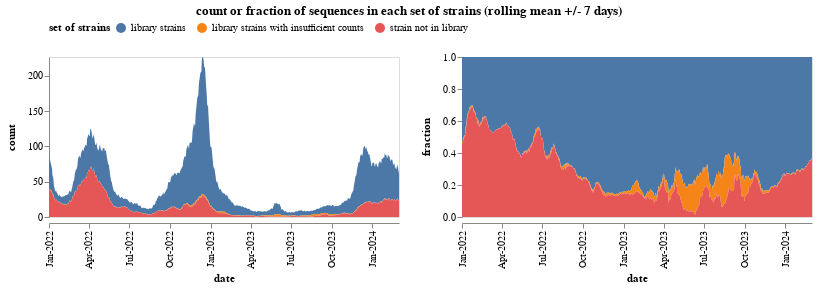

Notebook source saved alongside this figure:
### Markdown cell above
Plot number of strains in each group as a function of date:

### Code cell
# we create an integer days columns so we can impute missing days
grouped_counts_by_date = (
    filtered_counts_by_date
    .assign(
        set_of_strains=lambda x: x["variant"].map(
            lambda v: (
                "library strains"
                if v not in {INSUFFICIENT_COUNTS, NOT_IN_LIBRARY}
                else v
            ),
        )
    )
    .groupby(["set_of_strains", "date"], as_index=False)
    .aggregate({"sequences": "sum"})
)

grouped_counts_by_date_chart = (
    alt.Chart(grouped_counts_by_date)
    .transform_window(
        count="mean(sequences)",
        groupby=["set_of_strains"],
        frame=[-plot_window_frame_days, plot_window_frame_days],
    )
    .transform_joinaggregate(total_count="sum(count)", groupby=["date"])
    .transform_calculate(fraction=alt.datum.count / alt.datum.total_count)
    .transform_fold(
        fold=["count", "fraction"],
        as_=["statistic", "count_or_fraction"],
    )
    .encode(
        alt.X("date", axis=alt.Axis(grid=False, format="%b-%Y", labelAngle=-90)),
        alt.Y(
            "count_or_fraction:Q",
            axis=alt.Axis(grid=False),
            title=None,
            scale=alt.Scale(nice=False)
        ),
        alt.Fill(
            "set_of_strains",
            title="set of strains",
            legend=alt.Legend(orient="top", labelLimit=500, titleOrient="left"),
        ),
        alt.Column(
            "statistic:N",
            title=None,
            header=alt.Header(orient="left", labelFontStyle="bold", labelFontSize=11)
        ),
        tooltip=[
            "set_of_strains",
            "date",
            "statistic:N",
            alt.Tooltip("count_or_fraction:Q", format=".2f"),
        ],
    )
    .mark_area()
    .properties(
        width=350,
        height=160,
        title=alt.TitleParams(
            (
                "count or fraction of sequences in each set of strains "
                f"(rolling mean +/- {plot_window_frame_days} days)"
            ),
            anchor="middle",
        )
    )
    .resolve_scale(y="independent")
)

grouped_counts_by_date_chart

### Figure 1 — Vega-Lite specification as saved in the notebook (floating-point values rounded to 4 significant figures; data arrays with more than 128 entries replaced by an {"elided": "..."} marker saying what was removed)
{"config": {"view": {"continuousWidth": 300, "continuousHeight": 300}}, "data": {"name": "data-d37c0f4f7e16a8537650148f53eb0291"}, "mark": {"type": "area"}, "encoding": {"column": {"field": "statistic", "header": {"labelFontSize": 11, "labelFontStyle": "bold", "orient": "left"}, "title": null, "type": "nominal"}, "fill": {"field": "set_of_strains", "legend": {"labelLimit": 500, "orient": "top", "titleOrient": "left"}, "title": "set of strains", "type": "nominal"}, "tooltip": [{"field": "set_of_strains", "type": "nominal"}, {"field": "date", "type": "temporal"}, {"field": "statistic", "type": "nominal"}, {"field": "count_or_fraction", "format": ".2f", "type": "quantitative"}], "x": {"axis": {"format": "%b-%Y", "grid": false, "labelAngle": -90}, "field": "date", "type": "temporal"}, "y": {"axis": {"grid": false}, "field": "count_or_fraction", "scale": {"nice": false}, "title": null, "type": "quantitative"}}, "height": 160, "resolve": {"scale": {"y": "independent"}}, "title": {"text": "count or fraction of sequences in each set of strains (rolling mean +/- 7 days)", "anchor": "middle"}, "transform": [{"window": [{"op": "mean", "field": "sequences", "as": "count"}], "frame": [-7, 7], "groupby": ["set_of_strains"]}, {"joinaggregate": [{"op": "sum", "field": "count", "as": "total_count"}], "groupby": ["date"]}, {"calculate": "(datum.count / datum.total_count)", "as": "fraction"}, {"fold": ["count", "fraction"], "as": ["statistic", "count_or_fraction"]}], "width": 350, "$schema": "https://vega.github.io/schema/vega-lite/v5.20.1.json", "datasets": {"data-d37c0f4f7e16a8537650148f53eb0291": {"elided": "2370 records"}}}
